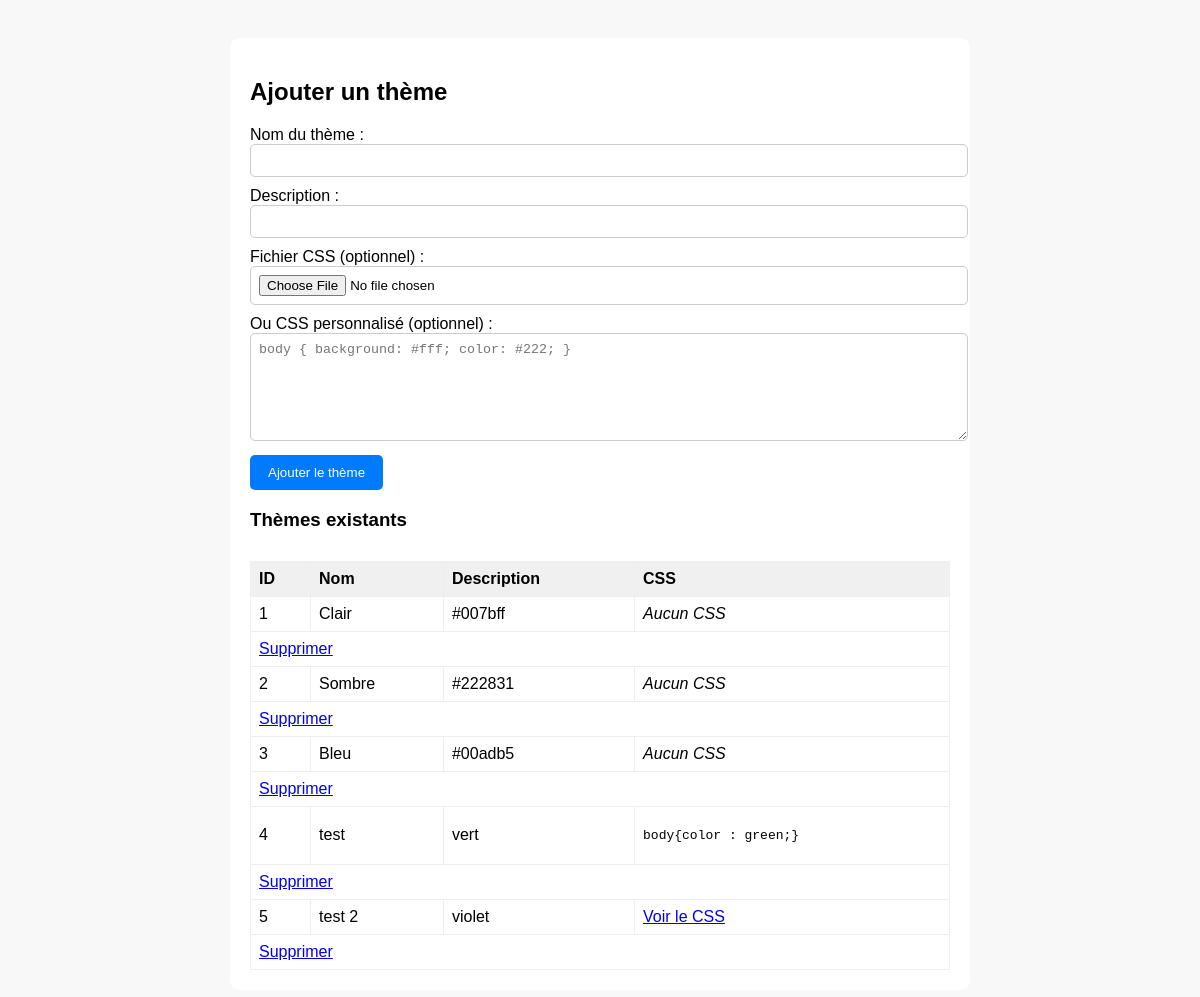
Screenshot of /pages/admin.php with the database file from the repository.
### tables this page shows
CREATE TABLE themes (
            id INTEGER PRIMARY KEY AUTOINCREMENT,
            name TEXT NOT NULL,
            primary_color TEXT NOT NULL
        , custom_css TEXT);

### pages/admin.php (the view, shortened to what this page needs)
<?php
$db = new PDO("sqlite:../db/ma_base.db");
$db->setAttribute(PDO::ATTR_ERRMODE, PDO::ERRMODE_EXCEPTION);
$themes = $db->query("SELECT * FROM themes")->fetchAll(PDO::FETCH_ASSOC);
?>
<!DOCTYPE html>
<html lang="fr">
<head>
</head>
<body>
<div class="container">
    <h2>Ajouter un thème</h2>
    <form method="post" enctype="multipart/form-data">
        <label>Nom du thème :</label>
        <input type="text" name="name" required>
        <label>Description :</label>
        <input type="text" name="description" required>
        <label>Fichier CSS (optionnel) :</label>
        <input type="file" name="css_file" accept=".css">
        <label>Ou CSS personnalisé (optionnel) :</label>
        <textarea name="custom_css" rows="6" placeholder="body { background: #fff; color: #222; }"></textarea>
        <button type="submit" name="add_theme">Ajouter le thème</button>
    </form>
    <h3>Thèmes existants</h3>
    <table>
        <tr>
            <th>ID</th>
            <th>Nom</th>
            <th>Description</th>
            <th>CSS</th>
        </tr>
        <?php foreach ($themes as $theme): ?>
            <tr>
                <td><?= $theme['id'] ?></td>
                <td><?= htmlspecialchars($theme['name']) ?></td>
                <td><?= htmlspecialchars($theme['primary_color']) ?></td>
                <td>
                    <?php if (!empty($theme['custom_css']) && strpos($theme['custom_css'], 'theme_css/') === 0): ?>
                        <a href="/<?= htmlspecialchars($theme['custom_css']) ?>" target="_blank">Voir le CSS</a>
                    <?php elseif (!empty($theme['custom_css'])): ?>
                        <pre style="white-space:pre-wrap;"><?= htmlspecialchars($theme['custom_css']) ?></pre>
                    <?php else: ?>
                        <em>Aucun CSS</em>
                    <?php endif; ?>
                </td>
            </tr>
            <tr>
                <td colspan="4">
                    <a href="delete_theme.php?id=<?= $theme['id'] ?>" onclick="return confirm('Êtes-vous sûr de vouloir supprimer ce thème ?');">Supprimer</a>
                </td>
            </tr>
        <?php endforeach; ?>
    </table>
</div>
</body>
</html>

### pages/admin.php (style rules this page uses)
body { font-family: Arial, sans-serif; background: #f8f8f8; padding: 30px; }
.container { background: #fff; padding: 20px; border-radius: 10px; max-width: 700px; margin: auto; }
input, textarea { width: 100%; margin-bottom: 10px; padding: 8px; border-radius: 5px; border: 1px solid #ccc; }
button { background: #007bff; color: #fff; border: none; padding: 10px 18px; border-radius: 5px; cursor: pointer; }
table { width: 100%; border-collapse: collapse; margin-top: 30px; }
th, td { border: 1px solid #eee; padding: 8px; text-align: left; }
th { background: #f0f0f0; }

### rows the page displays
themes: id "1", name "Clair", primary_color "#007bff", shows "Aucun CSS"
themes: id "2", name "Sombre", primary_color "#222831", shows "Aucun CSS"
themes: id "3", name "Bleu", primary_color "#00adb5", shows "Aucun CSS"
themes: id "4", name "test", primary_color "vert", custom_css "body{color : green;}"
themes: id "5", name "test 2", primary_color "violet"
